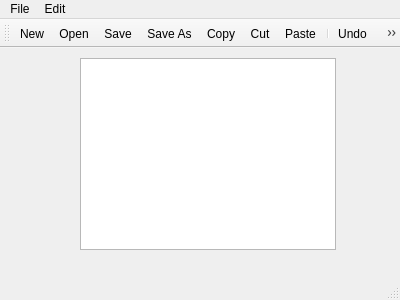
<?xml version="1.0" encoding="UTF-8"?>
<ui version="4.0">
 <class>MainWindow</class>
 <widget class="QMainWindow" name="MainWindow">
  <property name="geometry">
   <rect>
    <x>0</x>
    <y>0</y>
    <width>400</width>
    <height>300</height>
   </rect>
  </property>
  <property name="windowTitle">
   <string>MainWindow</string>
  </property>
  <widget class="QWidget" name="centralWidget">
   <widget class="QTextEdit" name="textEdit">
    <property name="geometry">
     <rect>
      <x>80</x>
      <y>10</y>
      <width>256</width>
      <height>192</height>
     </rect>
    </property>
   </widget>
  </widget>
  <widget class="QMenuBar" name="menuBar">
   <property name="geometry">
    <rect>
     <x>0</x>
     <y>0</y>
     <width>400</width>
     <height>21</height>
    </rect>
   </property>
   <widget class="QMenu" name="menuFile">
    <property name="title">
     <string>File</string>
    </property>
    <addaction name="actionNew"/>
    <addaction name="actionOpen"/>
    <addaction name="actionSave"/>
    <addaction name="actionSave_As"/>
   </widget>
   <widget class="QMenu" name="menuEdit">
    <property name="title">
     <string>Edit</string>
    </property>
    <addaction name="actionUndo"/>
    <addaction name="actionRedo"/>
    <addaction name="separator"/>
    <addaction name="actionCut"/>
    <addaction name="actionCopy"/>
    <addaction name="actionPaste"/>
   </widget>
   <addaction name="menuFile"/>
   <addaction name="menuEdit"/>
  </widget>
  <widget class="QToolBar" name="mainToolBar">
   <attribute name="toolBarArea">
    <enum>TopToolBarArea</enum>
   </attribute>
   <attribute name="toolBarBreak">
    <bool>false</bool>
   </attribute>
   <addaction name="actionNew"/>
   <addaction name="actionOpen"/>
   <addaction name="actionSave"/>
   <addaction name="actionSave_As"/>
   <addaction name="actionCopy"/>
   <addaction name="actionCut"/>
   <addaction name="actionPaste"/>
   <addaction name="separator"/>
   <addaction name="actionUndo"/>
   <addaction name="actionRedo"/>
  </widget>
  <widget class="QStatusBar" name="statusBar"/>
  <action name="actionNew">
   <property name="icon">
    <iconset resource="appresources.qrc">
     <normaloff>:/images/new.png</normaloff>:/images/new.png</iconset>
   </property>
   <property name="text">
    <string>New</string>
   </property>
  </action>
  <action name="actionOpen">
   <property name="icon">
    <iconset resource="appresources.qrc">
     <normaloff>:/images/open.png</normaloff>:/images/open.png</iconset>
   </property>
   <property name="text">
    <string>Open</string>
   </property>
  </action>
  <action name="actionSave">
   <property name="icon">
    <iconset resource="appresources.qrc">
     <normaloff>:/images/save.png</normaloff>:/images/save.png</iconset>
   </property>
   <property name="text">
    <string>Save</string>
   </property>
  </action>
  <action name="actionSave_As">
   <property name="icon">
    <iconset resource="appresources.qrc">
     <normaloff>:/images/saveas.png</normaloff>:/images/saveas.png</iconset>
   </property>
   <property name="text">
    <string>Save As...</string>
   </property>
  </action>
  <action name="actionUndo">
   <property name="icon">
    <iconset resource="appresources.qrc">
     <normaloff>:/images/undo.png</normaloff>:/images/undo.png</iconset>
   </property>
   <property name="text">
    <string>Undo</string>
   </property>
  </action>
  <action name="actionCut">
   <property name="icon">
    <iconset resource="appresources.qrc">
     <normaloff>:/images/cut.png</normaloff>:/images/cut.png</iconset>
   </property>
   <property name="text">
    <string>Cut</string>
   </property>
  </action>
  <action name="actionCopy">
   <property name="icon">
    <iconset resource="appresources.qrc">
     <normaloff>:/images/copy.png</normaloff>:/images/copy.png</iconset>
   </property>
   <property name="text">
    <string>Copy</string>
   </property>
  </action>
  <action name="actionPaste">
   <property name="icon">
    <iconset resource="appresources.qrc">
     <normaloff>:/images/paste.png</normaloff>:/images/paste.png</iconset>
   </property>
   <property name="text">
    <string>Paste</string>
   </property>
  </action>
  <action name="actionRedo">
   <property name="icon">
    <iconset resource="appresources.qrc">
     <normaloff>:/images/redo.png</normaloff>:/images/redo.png</iconset>
   </property>
   <property name="text">
    <string>Redo</string>
   </property>
  </action>
 </widget>
 <layoutdefault spacing="6" margin="11"/>
 <resources>
  <include location="appresources.qrc"/>
 </resources>
 <connections/>
</ui>
